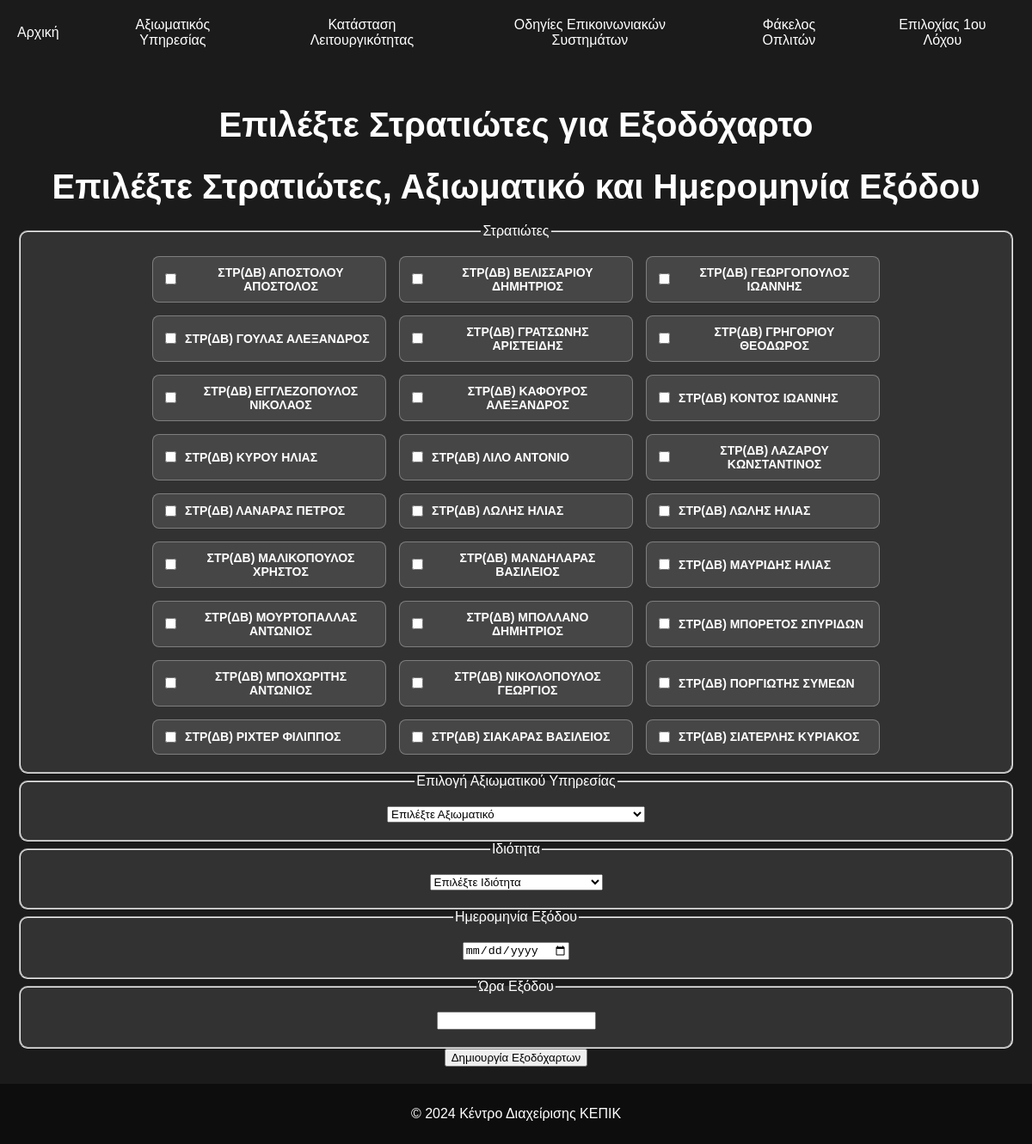
Screenshot of /exodoxarta/ (signed in) with the database file from the repository.
### myapp/models.py (models this page shows, shortened)
class Soldier(models.Model):
    VATHMOS_CHOICES = [
        ('ΣΤΡ(ΔΒ)', 'ΣΤΡ(ΔΒ)'),
        ('ΣΤΡ(ΠΖ)', 'ΣΤΡ(ΠΖ)'),
        ('ΣΤΡ(ΠΒ)', 'ΣΤΡ(ΠΒ)'),
        ('ΣΤΡ(ΤΘ)', 'ΣΤΡ(ΤΘ)'),
    ]
    GRAMMATIKES_GNOSEIS_CHOICES = [
        ('Απόφοιτος Λυκείου', 'Απόφοιτος Λυκείου'),
        ('Απόφοιτος ΑΕΙ', 'Απόφοιτος ΑΕΙ'),
        ('Απόφοιτος ΤΕΙ', 'Απόφοιτος ΤΕΙ'),
        ('Ενεργός ΑΕΙ', 'Ενεργός ΑΕΙ'),
        ('Ενεργός ΤΕΙ', 'Ενεργός ΤΕΙ'),
        ('Απόφοιτος ΙΕΚ', 'Απόφοιτος ΙΕΚ'),
        ('Ενεργός ΙΕΚ', 'Ενεργός ΙΕΚ'),
    ]
    SOMATIKI_IKANOTITA_CHOICES = [
        ('Ι1', 'Ι1'),
        ('Ι2', 'Ι2'),
        ('Ι3', 'Ι3'),
        ('Ι3 Άοπλο', 'Ι3 Άοπλο'),
        ('Ι4', 'Ι4'),
    ]
    POSTO_CHOICES = [
        ('HARP', 'HARP'),
        ('Helpdesk', 'Helpdesk'),
        ('Διαχείριση Δικτύων / Κυκλωμάτων', 'Διαχείριση Δικτύων / Κυκλωμάτων'),
        ('Τηλέτυπα', 'Τηλέτυπα'),
        ('Τηλεφωνικό', 'Τηλεφωνικό'),
        ('Τμήμα ΟΤΕ', 'Τμήμα ΟΤΕ'),
        ('ΥΕΣΑ', 'ΥΕΣΑ'),
    ]
    eponymo = models.CharField(max_length=100, verbose_name="ΕΠΩΝΥΜΟ", null=True, blank=True)
    onoma = models.CharField(max_length=100, verbose_name="ΟΝΟΜΑ", null=True, blank=True)
    etos_genniseos = models.IntegerField(verbose_name="ΕΤΟΣ ΓΕΝΝΗΣΕΩΣ", null=True, blank=True)
    topos_genniseos = models.CharField(max_length=100, verbose_name="ΤΟΠΟΣ ΓΕΝΝΗΣΕΩΣ", null=True, blank=True)
    onoma_patros = models.CharField(max_length=100, verbose_name="ΟΝΟΜΑ ΠΑΤΕΡΑ", null=True, blank=True)
    epaggelma_patros = models.CharField(max_length=100, verbose_name="ΕΠΑΓΓΕΛΜΑ ΠΑΤΕΡΑ", null=True, blank=True)
    onoma_mitros = models.CharField(max_length=100, verbose_name="ΟΝΟΜΑ ΜΗΤΕΡΑΣ", null=True, blank=True)
    epaggelma_mitros = models.CharField(max_length=100, verbose_name="ΕΠΑΓΓΕΛΜΑ ΜΗΤΕΡΑΣ", null=True, blank=True)
    tilefono_kinito = models.CharField(max_length=10, verbose_name="ΤΗΛ. ΚΙΝΗΤΟ", null=True, blank=True)
    tilefono_stathero = models.CharField(max_length=10, verbose_name="ΤΗΛ. ΣΤΑΘΕΡΟ", null=True, blank=True)
    tilefono_oikeiou = models.CharField(max_length=10, verbose_name="ΤΗΛΕΦΩΝΟ ΟΙΚΕΙΟΥ", null=True, blank=True)
    oikeiou_sxesi = models.CharField(max_length=100, verbose_name="ΣΧΕΣΗ ΜΕ ΤΟΝ ΟΙΚΕΙΟ", null=True, blank=True)
    topos_katagogis = models.CharField(max_length=255, verbose_name="ΤΟΠΟΣ ΚΑΤΑΓΩΓΗΣ", null=True, blank=True)
    topos_diamonis = models.CharField(max_length=255, verbose_name="ΤΟΠΟΣ ΔΙΑΜΟΝΗΣ", null=True, blank=True)
    periochi = models.CharField(max_length=100, verbose_name="ΠΕΡΙΟΧΗ", null=True, blank=True)
    odos_arithmos = models.CharField(max_length=255, verbose_name="ΟΔΟΣ ΚΑΙ ΑΡΙΘΜΟΣ", null=True, blank=True)
    oikogeneiaki_katastasi = models.CharField(max_length=100, verbose_name="ΟΙΚΟΓ. ΚΑΤΑΣΤΑΣΗ", null=True, blank=True)
    arithmos_adelfon = models.CharField(max_length=100, verbose_name="ΑΡΙΘΜΟΣ ΑΔΕΛΦΩΝ – ΦΥΛΛΟ", null=True, blank=True)
    oikonomiki_katastasi = models.CharField(max_length=100, verbose_name="ΟΙΚΟΝ. ΚΑΤΑΣΤΑΣΗ", null=True, blank=True)
    provlimata_pou_apasxoloun = models.TextField(blank=True, null=True, verbose_name="ΠΡΟΒΛΗΜΑΤΑ ΠΟΥ ΑΠΑΣΧΟΛΟΥΝ")
    epaggelma_politis = models.CharField(max_length=100, verbose_name="ΕΠΑΓΓΕΛΜΑ ΩΣ ΠΟΛΙΤΗΣ", null=True, blank=True)
    grammatikes_gnoseis = models.CharField(max_length=50, choices=GRAMMATIKES_GNOSEIS_CHOICES, verbose_name="ΓΡΑΜΜΑΤΙΚΕΣ ΓΝΩΣΕΙΣ", null=True, blank=True)
    eidikes_grammatikes_gnoseis = models.CharField(max_length=255, verbose_name="ΕΙΔΙΚΕΣ ΓΝΩΣΕΙΣ", null=True, blank=True)
    deksiotites = models.TextField(blank=True, null=True, verbose_name="ΔΕΞΙΟΤΗΤΕΣ")
    xenes_glosses = models.CharField(max_length=255, verbose_name="ΞΕΝΕΣ ΓΛΩΣΣΕΣ", null=True, blank=True)
    asm = models.PositiveIntegerField(verbose_name="ΑΣΜ", default=0)
    vathmos = models.CharField(max_length=10, choices=VATHMOS_CHOICES, verbose_name="ΒΑΘΜΟΣ", null=True, blank=True)
    esso_katataksis = models.CharField(max_length=10, verbose_name="ΕΣΣΟ ΚΑΤΑΤΑΞΗΣ", null=True, blank=True)
    diarkeia_thiteias = models.IntegerField(verbose_name="ΔΙΑΡΚΕΙΑ ΘΗΤΕΙΑΣ (ΜΗΝΕΣ)", null=True, blank=True)
    imerominia_eisodou_monada = models.DateField(verbose_name="ΗΜ. ΕΙΣΟΔΟΥ ΣΤΗΝ ΜΟΝΑΔΑ", null=True, blank=True)
    imerominia_strateusis = models.DateField(verbose_name="ΗΜ. ΣΤΡΑΤΕΥΣΗΣ", null=True, blank=True)
    imerominia_apolysis = models.DateField(verbose_name="ΗΜ. ΑΠΟΛΥΣΕΩΣ", null=True, blank=True)
    poines = models.TextField(verbose_name="ΠΟΙΝΕΣ", null=True, blank=True)
    adeies = models.TextField(verbose_name="ΑΔΕΙΕΣ", null=True, blank=True)
    posto = models.CharField(max_length=100, verbose_name="ΠΟΣΤΟ", choices=POSTO_CHOICES, null=True, blank=True)
    genikes_paratiriseis = models.TextField(verbose_name="ΓΕΝΙΚΕΣ ΠΑΡΑΤΗΡΗΣΕΙΣ", null=True, blank=True)
    somatiki_ikanotita = models.CharField(max_length=10, choices=SOMATIKI_IKANOTITA_CHOICES, verbose_name="ΣΩΜΑΤΙΚΗ ΙΚΑΝΟΤΗΤΑ", null=True, blank=True)
    katastasi_ygeias = models.CharField(max_length=100, verbose_name="ΚΑΤΑΣΤΑΣΗ ΥΓΕΙΑΣ", null=True, blank=True)
    omada_aimatos = models.CharField(max_length=3, verbose_name="ΟΜΑΔΑ ΑΙΜΑΤΟΣ", null=True, blank=True)
    paratiriseis_ygeias = models.TextField(blank=True, null=True, verbose_name="ΠΑΡΑΤΗΡΗΣΕΙΣ ΥΓΕΙΑΣ")
    class Meta:
        verbose_name = _('Οργάνωση | Στρατιώτης')
        verbose_name_plural = _('Οργάνωση | Στρατιώτες')

### myapp/views.py (the view, shortened to what this page needs)
# urls.py: path('exodoxarta/', views.exodoxarta_view, name='exodoxarta'),
def exodoxarta_view(request):
    soldiers = Soldier.objects.all().order_by('eponymo')  # Ταξινόμηση κατά επώνυμο
    officers = OfficerServiceReport.objects.all()
    return render(request, 'exodoxarta.html', {'soldiers': soldiers, 'officers': officers})

### myapp/templates/exodoxarta.html (shortened to what this page needs)
{% extends "base.html" %}
{% load static %}
{% block extra_head %}
    <link rel="stylesheet" href="{% static 'css/exodoxarta.css' %}">
{% endblock %}
{% block content %}
<div class="video-background">
    <video autoplay muted loop>
        <source src="{% static 'img/index_back.webm' %}" type="video/webm">
    </video>
</div>
<div class="main-content">
    <h1>Επιλέξτε Στρατιώτες για Εξοδόχαρτο</h1>
    <form method="POST" action="{% url 'test_exodocharta' %}">
        <h1>Επιλέξτε Στρατιώτες, Αξιωματικό και Ημερομηνία Εξόδου</h1>
        <fieldset class="fieldset-container">
            <legend>Στρατιώτες</legend>
            <div class="category-content soldiers-grid">
                {% for soldier in soldiers %}
                <div class="soldier-item">
                    <input type="checkbox" id="soldier_{{ soldier.id }}" name="selected_soldiers" value="{{ soldier.id }}">
                    <label for="soldier_{{ soldier.id }}">{{ soldier.vathmos }} {{ soldier.eponymo }} {{ soldier.onoma }}</label>
                </div>
                {% endfor %}
            </div>
        </fieldset>
        <fieldset class="fieldset-container">
            <legend>Επιλογή Αξιωματικού Υπηρεσίας</legend>
            <div class="category-content">
                <select name="officer" required>
                    <option value="">Επιλέξτε Αξιωματικό</option>
                </select>
            </div>
        </fieldset>
        <fieldset class="fieldset-container">
            <legend>Ιδιότητα</legend>
            <div class="category-content">
                <select name="role" required>
                    <option value="">Επιλέξτε Ιδιότητα</option>
                </select>
            </div>
        </fieldset>
        <fieldset class="fieldset-container">
            <legend>Ημερομηνία Εξόδου</legend>
            <div class="category-content">
                <input type="date" id="exit_date" name="exit_date" required>
            </div>
        </fieldset>
        <fieldset class="fieldset-container">
            <legend>Ώρα Εξόδου</legend>
            <div class="category-content">
                <input type="text" id="exit_time" name="exit_time" readonly>
            </div>
        </fieldset>
        <button type="submit">Δημιουργία Εξοδόχαρτων</button>
    </form>
</div>
{% endblock %}

### myapp/static/css/exodoxarta.css (style rules this page uses)
html, body { height: 100%; margin: 0; padding: 0; }
body { font-family: Arial, sans-serif; margin: 0; padding: 0; background-color: #1b1b1b; color: white; display: flex; flex-direction: column; min-height: 100vh; }
.main-content { padding: 20px; text-align: center; flex: 1; }
.video-background { position: fixed; top: 0; left: 0; width: 100%; height: 100%; overflow: hidden; z-index: -1; }
video { width: 100%; height: 100%; object-fit: cover; }
.main-content h1 { font-size: 2.5em; margin-bottom: 20px; }
.fieldset-container { background-color: rgba(255, 255, 255, 0.1); border-radius: 10px; padding: 20px; text-align: center; flex: 1; }
.soldiers-grid { display: flex; flex-wrap: wrap; justify-content: center; gap: 15px; }
.soldier-item { display: flex; align-items: center; background-color: rgba(255, 255, 255, 0.1); padding: 10px; border-radius: 8px; border: 1px solid rgba(255, 255, 255, 0.3); transition: background-color 0.3s ease; cursor: pointer; width: 250px; }
.soldier-item input[type="checkbox"] { margin-right: 10px; }
.soldier-item label { color: white; font-size: 14px; font-weight: bold; text-transform: uppercase; }

### rows the page displays
Soldier: vathmos "ΣΤΡ(ΔΒ)", eponymo "ΑΠΟΣΤΌΛΟΥ", onoma "ΑΠΌΣΤΟΛΟΣ"
Soldier: vathmos "ΣΤΡ(ΔΒ)", eponymo "ΒΕΛΙΣΣΑΡΊΟΥ", onoma "ΔΗΜΉΤΡΙΟΣ"
Soldier: vathmos "ΣΤΡ(ΔΒ)", eponymo "ΓΕΩΡΓΌΠΟΥΛΟΣ", onoma "ΙΩΆΝΝΗΣ"
Soldier: vathmos "ΣΤΡ(ΔΒ)", eponymo "ΓΟΎΛΑΣ", onoma "ΑΛΈΞΑΝΔΡΟΣ"
Soldier: vathmos "ΣΤΡ(ΔΒ)", eponymo "ΓΡΑΤΣΏΝΗΣ", onoma "ΑΡΙΣΤΕΊΔΗΣ"
Soldier: vathmos "ΣΤΡ(ΔΒ)", eponymo "ΓΡΗΓΟΡΊΟΥ", onoma "ΘΕΌΔΩΡΟΣ"
Soldier: vathmos "ΣΤΡ(ΔΒ)", eponymo "ΕΓΓΛΕΖΌΠΟΥΛΟΣ", onoma "ΝΙΚΌΛΑΟΣ"
Soldier: vathmos "ΣΤΡ(ΔΒ)", eponymo "ΚΑΦΟΎΡΟΣ", onoma "ΑΛΈΞΑΝΔΡΟΣ"
Soldier: vathmos "ΣΤΡ(ΔΒ)", eponymo "ΚΟΝΤΌΣ", onoma "ΙΩΆΝΝΗΣ"
Soldier: vathmos "ΣΤΡ(ΔΒ)", eponymo "ΚΎΡΟΥ", onoma "ΗΛΊΑΣ"
Soldier: vathmos "ΣΤΡ(ΔΒ)", eponymo "ΛΊΛΟ", onoma "ΑΝΤΌΝΙΟ"
Soldier: vathmos "ΣΤΡ(ΔΒ)", eponymo "ΛΑΖΆΡΟΥ", onoma "ΚΩΝΣΤΑΝΤΊΝΟΣ"
Soldier: vathmos "ΣΤΡ(ΔΒ)", eponymo "ΛΑΝΑΡΆΣ", onoma "ΠΈΤΡΟΣ"
Soldier: vathmos "ΣΤΡ(ΔΒ)", eponymo "ΛΏΛΗΣ", onoma "ΗΛΊΑΣ"
Soldier: vathmos "ΣΤΡ(ΔΒ)", eponymo "ΛΏΛΗΣ", onoma "ΗΛΊΑΣ"
Soldier: vathmos "ΣΤΡ(ΔΒ)", eponymo "ΜΑΛΙΚΌΠΟΥΛΟΣ", onoma "ΧΡΉΣΤΟΣ"
Soldier: vathmos "ΣΤΡ(ΔΒ)", eponymo "ΜΑΝΔΗΛΑΡΆΣ", onoma "ΒΑΣΊΛΕΙΟΣ"
Soldier: vathmos "ΣΤΡ(ΔΒ)", eponymo "ΜΑΥΡΊΔΗΣ", onoma "ΗΛΊΑΣ"
Soldier: vathmos "ΣΤΡ(ΔΒ)", eponymo "ΜΟΥΡΤΟΠΆΛΛΑΣ", onoma "ΑΝΤΏΝΙΟΣ"
Soldier: vathmos "ΣΤΡ(ΔΒ)", eponymo "ΜΠΟΛΛΆΝΟ", onoma "ΔΗΜΉΤΡΙΟΣ"
Soldier: vathmos "ΣΤΡ(ΔΒ)", eponymo "ΜΠΟΡΈΤΟΣ", onoma "ΣΠΥΡΊΔΩΝ"
Soldier: vathmos "ΣΤΡ(ΔΒ)", eponymo "ΜΠΟΧΩΡΊΤΗΣ", onoma "ΑΝΤΏΝΙΟΣ"
Soldier: vathmos "ΣΤΡ(ΔΒ)", eponymo "ΝΙΚΟΛΌΠΟΥΛΟΣ", onoma "ΓΕΏΡΓΙΟΣ"
Soldier: vathmos "ΣΤΡ(ΔΒ)", eponymo "ΠΟΡΓΙΏΤΗΣ", onoma "ΣΥΜΕΏΝ"
Soldier: vathmos "ΣΤΡ(ΔΒ)", eponymo "ΡΊΧΤΕΡ", onoma "ΦΊΛΙΠΠΟΣ"
Soldier: vathmos "ΣΤΡ(ΔΒ)", eponymo "ΣΙΑΚΆΡΑΣ", onoma "ΒΑΣΊΛΕΙΟΣ"
Soldier: vathmos "ΣΤΡ(ΔΒ)", eponymo "ΣΙΑΤΕΡΛΉΣ", onoma "ΚΥΡΙΆΚΟΣ"
